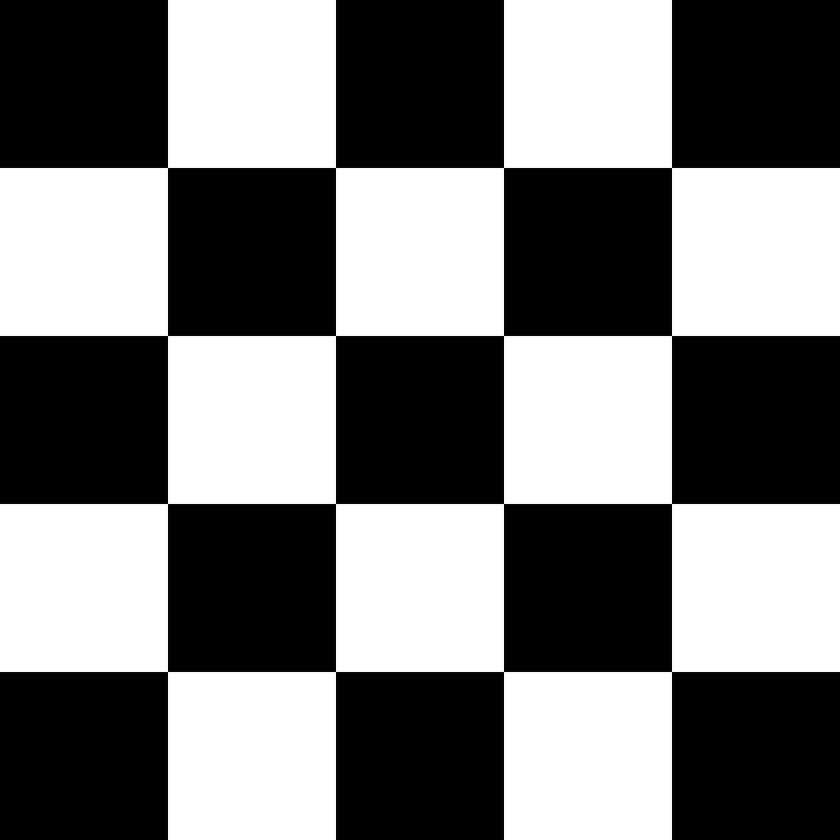
#> input picture Assignment_4/images/Checkerboard.png, 840 x 840 px, shrunk from 1200 x 1200 before the run
$ python -i P02_Edge_Detection.py   (imports and definitions only)
#> lines starting #> are read from the running program, lines starting #| are printed output that depends on the picture; after the words box and inside, x2 and y2 are one past the last pixel; in counts of white or black regions, pixels touching at a corner belong together
import numpy as np
from scipy.ndimage import convolve
import matplotlib.pyplot as plt

def histogram(image, bins=256):
    hist, bin_edges = np.histogram(image.ravel(), bins=bins, range=(0, 1))
    return hist, bin_edges

def otsu(image, bins=256):
    hist, bin_edges = histogram(image, bins)
    hist_norm = hist / np.sum(hist)
    omega = np.cumsum(hist_norm)
    mu_0 = np.cumsum(hist_norm * np.arange(bins))
    mu_t = mu_0[-1]
    mu_1 = mu_0 / (omega + 1e-9)
    mu_2 = (mu_t - mu_0) / (1 - omega + 1e-9)
    sigma_b_squared = omega * (1 - omega) * (mu_1 - mu_2)**2
    best_thresh_index = np.argmax(sigma_b_squared)
    thresh = bin_edges[best_thresh_index]
    return thresh


# [33 lines left out: functions gaussian_filter_td, zero_crossings, laplacian_of_gaussian, not called in this run]

def prewitt(image):
    prewitt_kernel_x = np.array([[-1,0,1], [-1,0,1],[-1,0,1]])
    prewitt_kernel_y = np.array([[-1,-1,-1], [0,0,0],[1,1,1]])
    I_x = convolve(image, prewitt_kernel_x)
    I_y = convolve(image, prewitt_kernel_y)
    edge_image = np.sqrt(I_x**2+I_y**2)
    return edge_image > otsu(edge_image)

# [12 lines left out: function plot_figure, not called in this run]

def add_gaussian_noise(image, std = 0.1):
    return np.random.normal(np.mean(image),std, (image.shape[0], image.shape[1])) + image

def gaussian_smoothing(image, window = 7, std = 3):
    return convolve(image, gaussian_filter_td(window, std))

>>> import cv2
>>> picture = cv2.imread('../images/Checkerboard.png', cv2.IMREAD_GRAYSCALE)
#> picture is the input picture: shape (840, 840); min 0, max 255, mean 122.4
>>> result = prewitt(picture)
#> in prewitt, `I_x = convolve(image, prewitt_kernel_x)`:
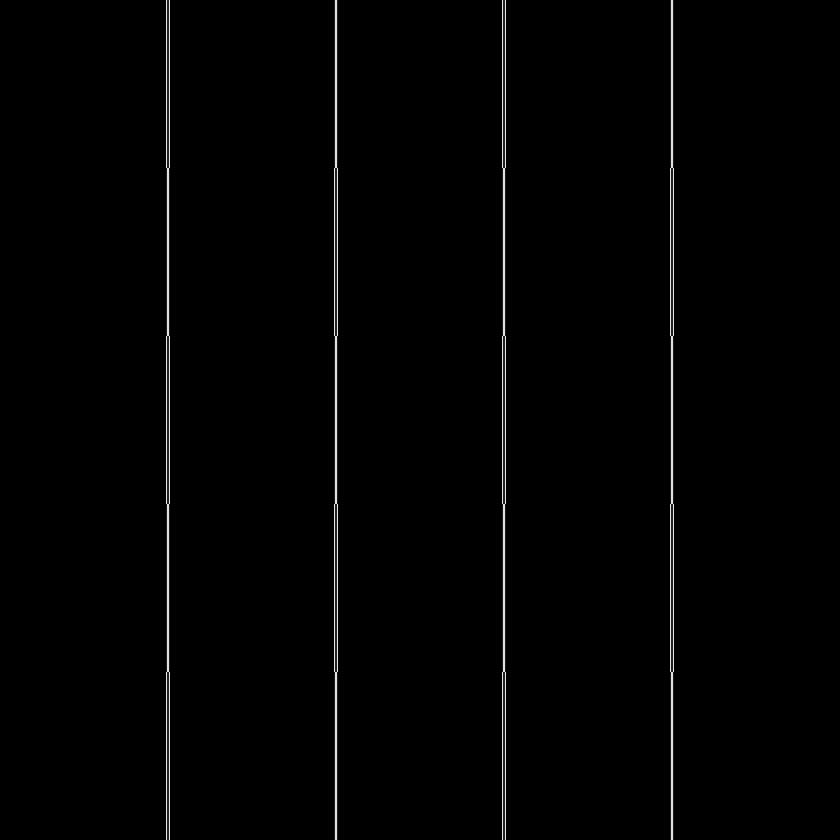
#> I_x: shape (840, 840); min 0, max 249, mean 2.4
#> in prewitt, `I_y = convolve(image, prewitt_kernel_y)`:
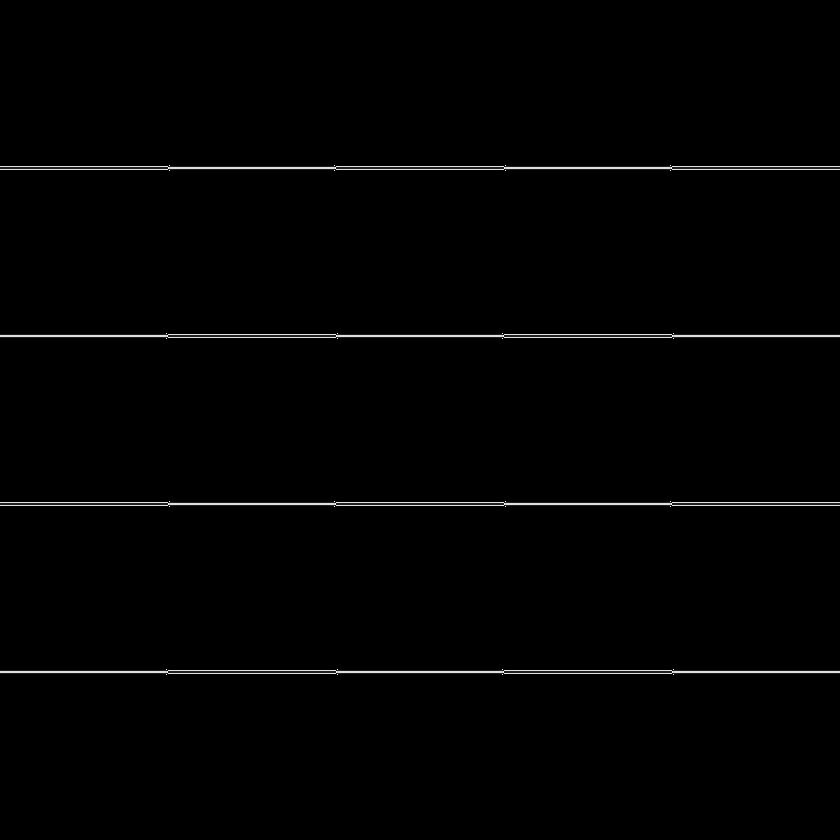
#> I_y: shape (840, 840); min 0, max 253, mean 2.4
#> in prewitt, `edge_image = np.sqrt(I_x**2+I_y**2)`:
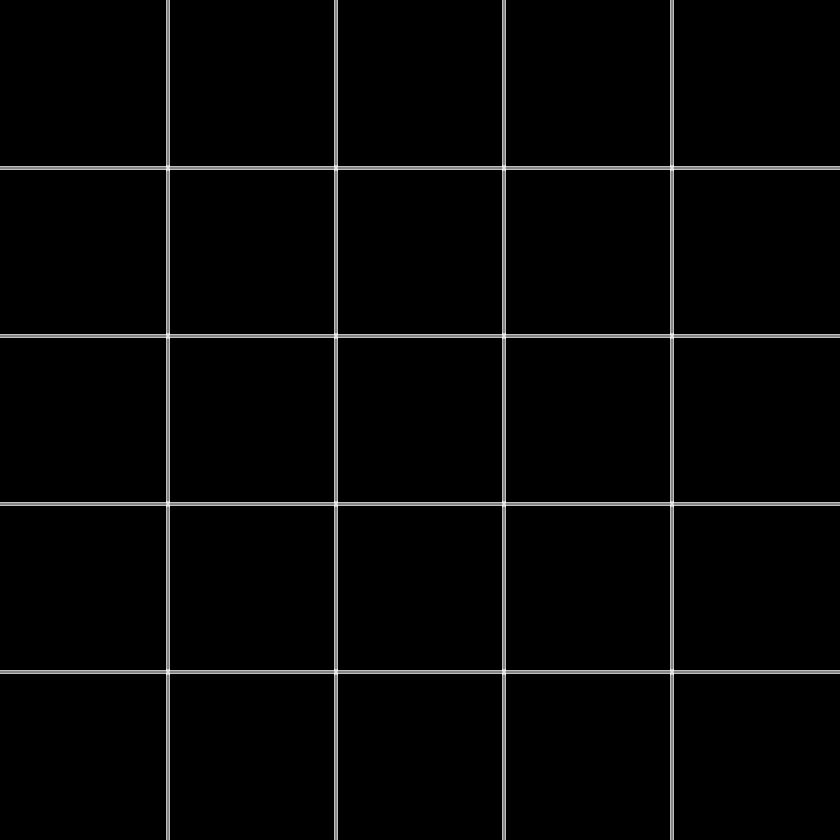
#> edge_image: shape (840, 840) float16; min 0, max 15.4, mean 0.371; drawn with min black and max white
#> in histogram, `hist, bin_edges = np.histogram(image.ravel(), bins=bins, range=(0, 1))`: hist = 256 values, max 678976 at index 0, min 0 at index 1, mean 2652.2; bin_edges = 257 values from 0 to 1
#> in otsu, `hist_norm = hist / np.sum(hist)`: hist_norm = 256 values, max 1 at index 0, min 0 at index 1, mean 0.00391
#> in otsu, `omega = np.cumsum(hist_norm)`: omega = 256 values from 1 to 1
#> in otsu, `mu_0 = np.cumsum(hist_norm * np.arange(bins))`: mu_0 = 256 values from 0 to 0
#> in otsu, `mu_t = mu_0[-1]`: mu_t = 0
#> in otsu, `mu_1 = mu_0 / (omega + 1e-9)`: mu_1 = 256 values from 0 to 0
#> in otsu, `best_thresh_index = np.argmax(sigma_b_squared)`: best_thresh_index = 0
#> in prewitt, `return edge_image > otsu(edge_image)`:
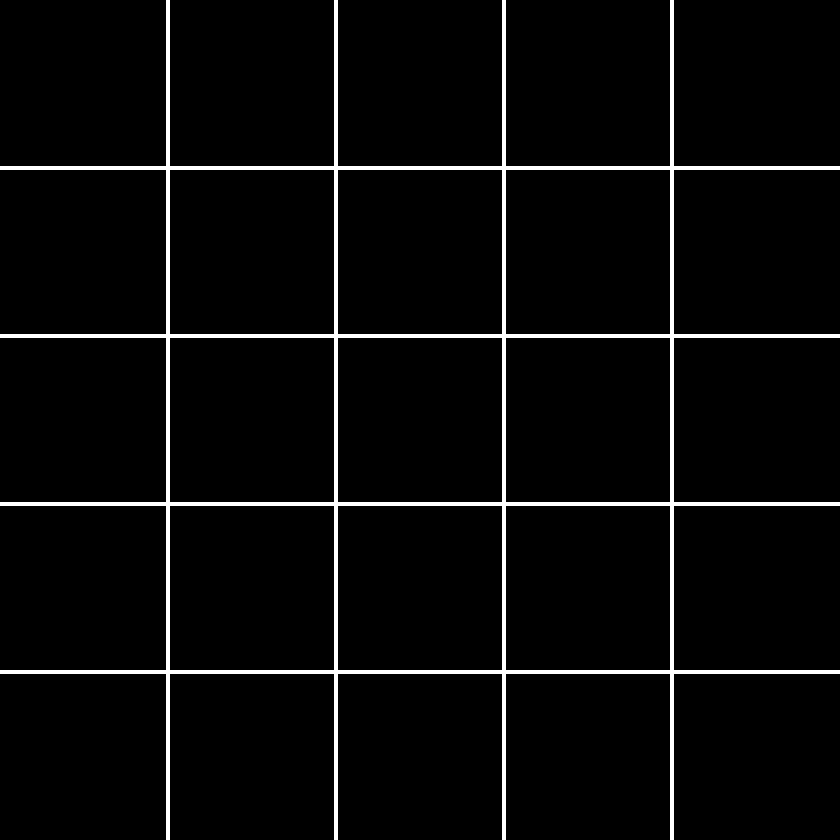
#> returned value: shape (840, 840) bool; 3.8% white; 1 white region, box (x1, y1, x2, y2) and area: (0, 0, 840, 840) 26624
